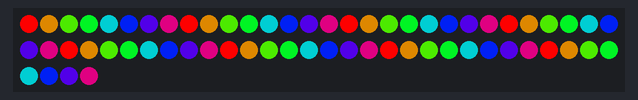
A sketch run on a simulated Arduino Uno, built with avr-gcc and run on an emulated ATmega328P. Parts: 64 RGB LEDs in strip order, left to right, continuing on the next row. The strip is taken to match the declared colour order.

Above: at 0.16 s.
At 2.29 s:
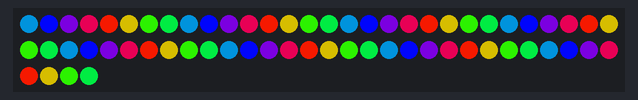
At 3.82 s:
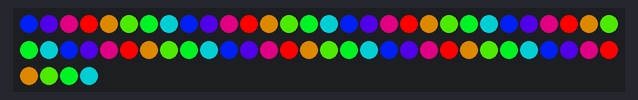
At 5.34 s:
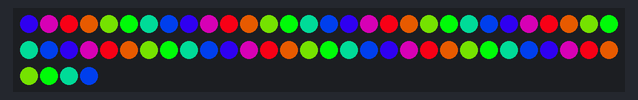
At 7.48 s:
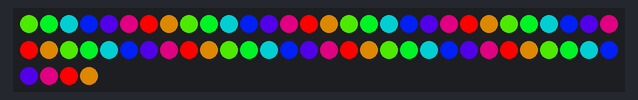
At 10.53 s:
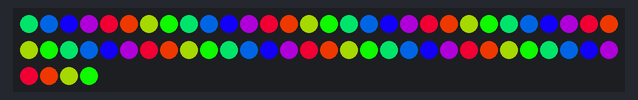

Measured:
- by itself, everything shown: repeats every 9.8 s, in 32 steps

The sketch:

xmasLED.ino
```cpp
#include <Adafruit_NeoPixel.h>

#ifdef __AVR__
  #include <avr/power.h>

#endif


#define LEDS_NUM       64   //LED数量
#define DATA_PIN       2   //DATA端口
#define BRIGHTNESS     250   //亮度0-50

//初始化一个LED串
Adafruit_NeoPixel strip = Adafruit_NeoPixel(LEDS_NUM, DATA_PIN, NEO_RGB + NEO_KHZ800);

void setup() {
  strip.begin();
  strip.setBrightness(BRIGHTNESS);
  strip.show(); //不设参数把灯串全关
}

void loop() {
    uint16_t i, j;
    for(j=0; j<256*5; j++) { // 5 cycles of all colors on wheel
      for(i=0; i< strip.numPixels(); i++) {
        strip.setPixelColor(i, Wheel(((i * 256 / 8) + j) & 255));
      }
      strip.show();
      delay(1);
    }
}

uint32_t Wheel(byte WheelPos) {
  WheelPos = 255 - WheelPos;
  if(WheelPos < 85) {
    return strip.Color(255 - WheelPos * 3, 0, WheelPos * 3);
  }
  if(WheelPos < 170) {
    WheelPos -= 85;
    return strip.Color(0, WheelPos * 3, 255 - WheelPos * 3);
  }
  WheelPos -= 170;
  return strip.Color(WheelPos * 3, 255 - WheelPos * 3, 0);
}
```
